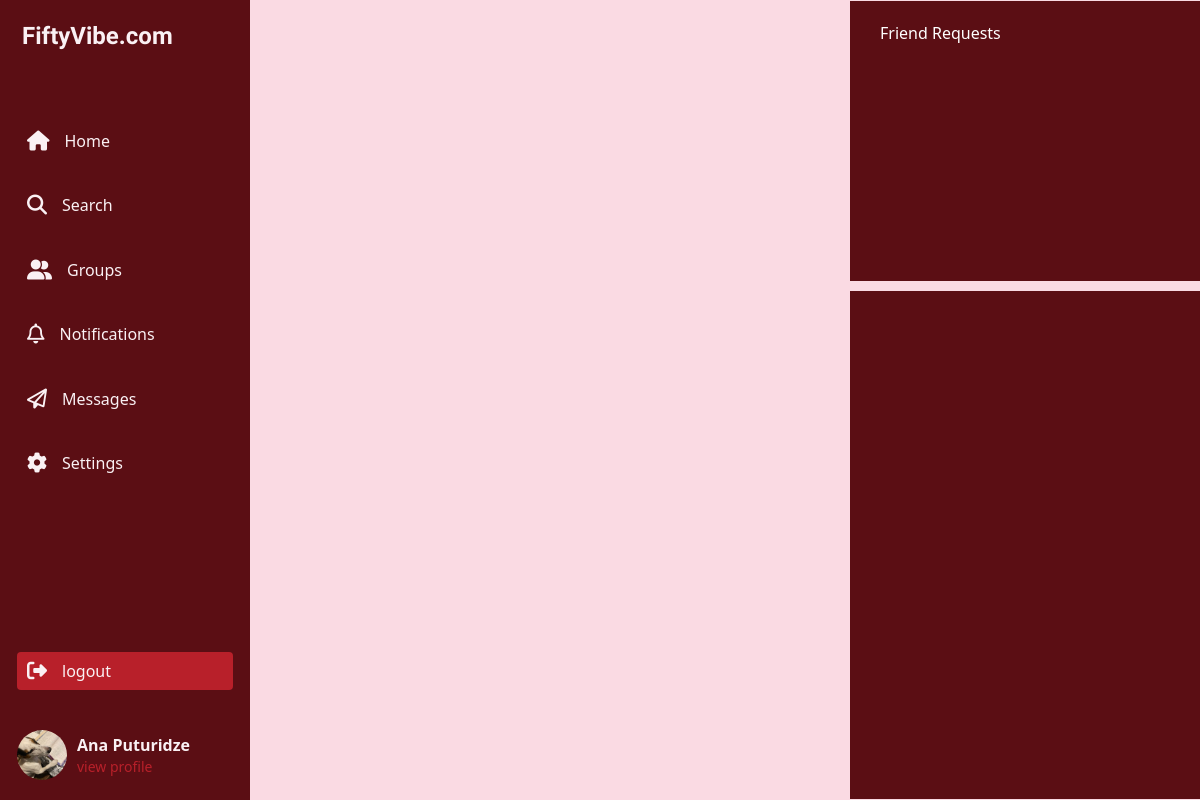
The page / (signed in) on the database its author committed.
### users/models.py (models this page shows, shortened)
class User(AbstractUser):
    gender = models.CharField(default='other')
    b_day = models.DateField(default='2009-02-10')
    profile = models.ImageField(upload_to='profile/', default="")
    cover = models.ImageField(upload_to='cover/', default='')
    account_type = models.CharField(default='public')
    active = models.BooleanField(default=True)

### users/views.py (the view)
# urls.py: path('', user_page, name='user_page'),
def user_page(req):
    if req.user.is_authenticated:
        return render(req, 'user_page.html')
    else:
        return redirect('log_in')

### users/templates/user_page.html (shortened to what this page needs)
{% extends 'master.html' %}
{% load static %}
{% block title  %}
    <link rel="stylesheet" href="{% static 'style.css' %}">
{% endblock %}
{% block main %}
<main class="min-h-[90vh] w-full flex items-center justify-between">
    {% include 'nav.html' %}
    {% include 'aside.html' %}
</main>
{% endblock main %}

### users/templates/nav.html
{% load static %}
<nav class='min-h-screen flex flex-col items-center px-3 justify-between pb-[20px] bg-[#5B0E14] w-[40%] max-w-[250px] py-[20px]'>
        <div class='w-full flex flex-col gap-[70px]'>
            <h2 class="text-[#FAF1F4] text-2xl px-[10px] font-semibold" id="icon_name">FiftyVibe.com</h2>
            <ul class="flex flex-col items-start justify-between min-h-[45vh] gap-[2px] w-full px-[5px]">
                <a href="/" class="w-full">
                    <li class="text-[#FAF1F4] w-full flex items-center gap-[15px] px-[10px] duraion-100  hover:bg-[#FAF1F4] hover rounded rounded py-[5px] cursor-pointer hover:opacity-80 hover:text-[#5B0E14]">
                        <i class="fa-solid fa-house text-xl"></i> Home
                    </li>
                </a>
            <li class="text-[#FAF1F4] w-full flex items-center gap-[15px] px-[10px] duraion-100  hover:bg-[#FAF1F4] hover rounded rounded py-[5px] cursor-pointer hover:opacity-80 hover:text-[#5B0E14]">
                <i class="fa-solid fa-magnifying-glass text-xl"></i>
                Search
            </li>
            <li class="text-[#FAF1F4] w-full flex items-center gap-[15px] px-[10px] duraion-100  hover:bg-[#FAF1F4] hover rounded rounded py-[5px] cursor-pointer hover:opacity-80 hover:text-[#5B0E14]">
                <i class="fa-solid fa-user-group  text-xl"></i> Groups
            </li>
            <li class="text-[#FAF1F4] w-full flex items-center gap-[15px] px-[10px] duraion-100  hover:bg-[#FAF1F4] hover rounded rounded py-[5px] cursor-pointer hover:opacity-80 hover:text-[#5B0E14]">
                <i class="fa-regular fa-bell text-xl"></i> Notifications
            </li>
            <li class="text-[#FAF1F4] w-full flex items-center gap-[15px] px-[10px] duraion-100  hover:bg-[#FAF1F4] hover rounded rounded py-[5px] cursor-pointer hover:opacity-80 hover:text-[#5B0E14]">
                <i class="fa-regular fa-paper-plane  text-xl"></i>
                Messages
            </li>
            <li class="text-[#FAF1F4] w-full flex items-center gap-[15px] px-[10px] duraion-100  hover:bg-[#FAF1F4] hover rounded rounded py-[5px] cursor-pointer hover:opacity-80 hover:text-[#5B0E14]">
                <i class="fa-solid fa-gear text-xl"></i>
                Settings</li>
            </ul>
        </div>
        <div class="w-full px-[5px] flex flex-col items-start gap-[40px]">
            <a href="{% url 'log_out' %}" class="text-[#FAF1F4] w-full flex items-center gap-[15px] px-[10px] hover rounded rounded py-[5px] cursor-pointer hover:opacity-80 hover:text-[#5B0E14]duraion-100 bg-[#B8202A]">
                <i class="fa-solid fa-right-from-bracket text-xl "></i>
                logout
            </a>
            <a href="{% url 'user_profile' user.username %}">
                <div class='flex items-center gap-[10px]'>
                    {% if user.profile %}
                    <img src="{{ user.profile.url }}" alt="{{ user.profile.url }}" class='w-[50px] h-[50px] rounded-[50%]'>
                    {% else %}
                    <img src="{% static 'images/profile.png' %}" alt="" class='w-[50px] h-[50px] rounded-[50%]'>
                    {% endif%}
                <div class="flex flex-col gap-[0px]">
                    <p class="text-[#FAF1F4] font-semibold">
                        {{user.first_name}}
                        {{user.last_name}}
                    </p>
                    <p class='text-[#B8202A] text-sm'>view profile</p>
                </div>
            </div>
        </a>
        </div>
    </nav>

### static/style.css (style rules this page uses)
#name1, footer h2, #icon_name { font-family: "Dancing Script", cursive; }

### rows shown on the page
User: profile (picture), first_name "Ana", last_name "Puturidze"
